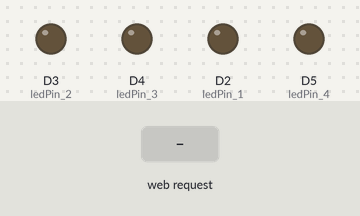
This sketch was run on a simulated ESP8266 (NodeMCU). Parts: output pins drawn as LEDs (lit = HIGH). The test bench sets the inputs (shaded band). WiFi joins after 1.5 s; servers stay silent unless stated; what the sketch prints to the serial monitor is not drawn.

Above: at 2.7 s.
2.8 s: HTTP request GET /right received
At 4.0 s:
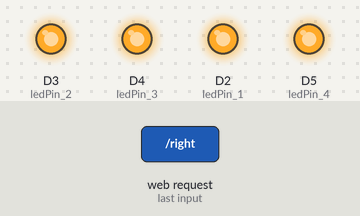
4.3 s: HTTP request GET /stop received
Timing chart, 0 to 7.3 s (numbered marks = the images above; inputs shaded):
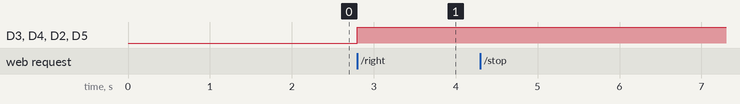

The sketch:

Wifi_acssespoint.ino
```cpp
#include <ESP8266WiFi.h>

const char* ssid = "we21";//type your ssid
const char* password = "95603081";//type your password

int ledPin_1 = D2; // GPIO2 of ESP8266
int ledPin_2 = D3; // GPIO2 of ESP8266
int ledPin_3 = D4; // GPIO2 of ESP8266
int ledPin_4 = D5; // GPIO2 of ESP8266
WiFiServer server(80);//Service Port

void setup() {
  Serial.begin(115200);
  delay(10);

  pinMode(ledPin_1, OUTPUT);
  pinMode(ledPin_2, OUTPUT);
  pinMode(ledPin_3, OUTPUT);
  pinMode(ledPin_4, OUTPUT);
    //digitalWrite(ledPin, LOW);

  // Connect to WiFi network
  Serial.println();
  Serial.println();
  Serial.print("Connecting to ");
  Serial.println(ssid);

  WiFi.begin(ssid, password);

  while (WiFi.status() != WL_CONNECTED) {
    delay(500);
    Serial.print(".");
  }
  Serial.println("");
  Serial.println("WiFi connected");

  // Start the server
  server.begin();
  Serial.println("Server started");

  // Print the IP address
  Serial.print("Use this URL to connect: ");
  Serial.print("http://");
  Serial.print(WiFi.localIP());
  Serial.println("/");
}

void loop() {
  // Check if a client has connected
  WiFiClient client = server.available();
  if (!client) {
    return;
  }

  // Wait until the client sends some data
  Serial.println("new client");
  while(!client.available()){
    delay(1);
  }

  // Read the first line of the request
  String request = client.readStringUntil('\r');
  Serial.println(request);
  client.flush();

  // Match the request

  int value = LOW;
  if (request.indexOf("/right") != -1) {
    digitalWrite(ledPin_1, HIGH);
    digitalWrite(ledPin_2, HIGH);
    digitalWrite(ledPin_3, HIGH);
    digitalWrite(ledPin_4, HIGH);

    value = LOW;
  }
  if (request.indexOf("http://192.168.1.5/off") != -1){
    digitalWrite(ledPin_2, HIGH);
    digitalWrite(ledPin_1, LOW);
     digitalWrite(ledPin_3, LOW);

    value = HIGH;
  }
     if (request.indexOf("/stop") != -1)
  {

    value = LOW;
  }

  //Set ledPin according to the request
  //digitalWrite(ledPin, value);

  // Return the response
  client.println("HTTP/1.1 200 OK");
  client.println("Content-Type: text/html");
  client.println(""); //  do not forget this one
  client.println("<!DOCTYPE HTML>");
  client.println("<html>");

  client.print("Led pin is now: ");

  if(value == HIGH) {
    client.print("On");
  } else {
    client.print("Off");
  }
  client.println("<br><br>");
  client.println("Click <a href=\"/LED=ON\">here</a> turn the LED on pin 2 ON<br>");
  client.println("Click <a href=\"/LED=OFF\">here turn the LED on pin 2 OFF<br>");
  client.println("</html>");

  delay(1);
  Serial.println("Client disconnected");
  Serial.println("");
}
```

Measured:
- after the input at 2.8 s, D3 (ledPin_2), D4 (ledPin_3), D2 (ledPin_1), D5 (ledPin_4): LOW → HIGH at once
- after the input at 4.3 s, every drawn part: stays the same
